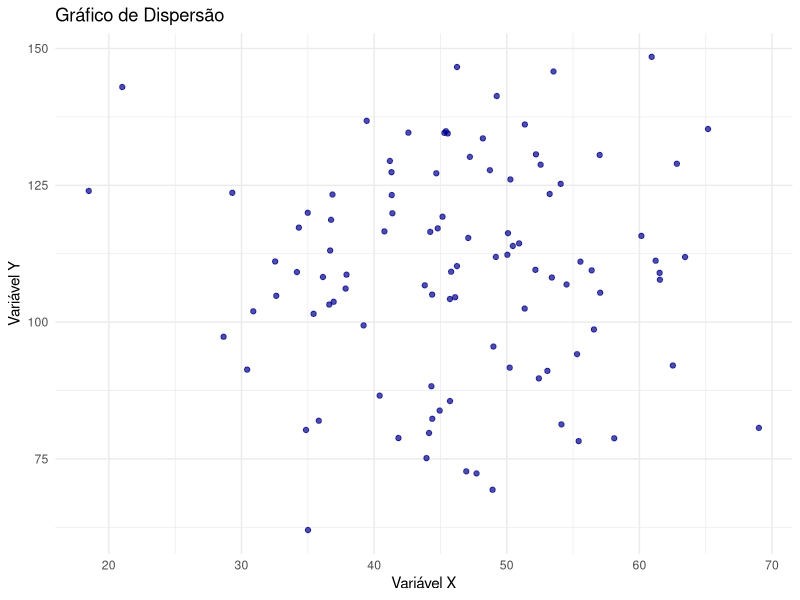

Write R code to recreate this figure.
# Simular dados
dados <- data.frame(
  x = stats::rnorm(100, mean = 50, sd = 10),
  y = 2 * stats::rnorm(100, mean = 50, sd = 10) + 10
)

# Gráfico de dispersão
ggplot2::ggplot(dados, ggplot2::aes(x = x, y = y)) +
  ggplot2::geom_point(color = "darkblue", alpha = 0.7) +
  ggplot2::labs(title = "Gráfico de Dispersão",
                x = "Variável X", y = "Variável Y") +
  ggplot2::theme_minimal()
